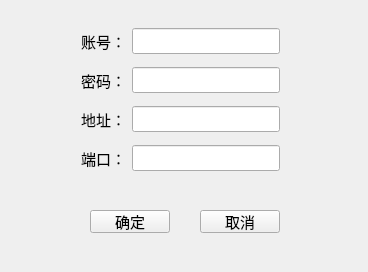
<?xml version="1.0" encoding="UTF-8"?>
<ui version="4.0">
 <class>Widget</class>
 <widget class="QWidget" name="Widget">
  <property name="geometry">
   <rect>
    <x>0</x>
    <y>0</y>
    <width>368</width>
    <height>272</height>
   </rect>
  </property>
  <property name="windowTitle">
   <string>Widget</string>
  </property>
  <widget class="QWidget" name="gridLayoutWidget">
   <property name="geometry">
    <rect>
     <x>70</x>
     <y>10</y>
     <width>221</width>
     <height>181</height>
    </rect>
   </property>
   <layout class="QGridLayout" name="gridLayout">
    <item row="3" column="1">
     <widget class="QLineEdit" name="line_ip">
      <property name="font">
       <font>
        <pointsize>11</pointsize>
       </font>
      </property>
     </widget>
    </item>
    <item row="0" column="0">
     <widget class="QLabel" name="label">
      <property name="font">
       <font>
        <pointsize>11</pointsize>
       </font>
      </property>
      <property name="text">
       <string>账号：</string>
      </property>
     </widget>
    </item>
    <item row="4" column="1">
     <widget class="QLineEdit" name="line_port">
      <property name="font">
       <font>
        <pointsize>11</pointsize>
       </font>
      </property>
      <property name="layoutDirection">
       <enum>Qt::LeftToRight</enum>
      </property>
     </widget>
    </item>
    <item row="0" column="1">
     <widget class="QLineEdit" name="line_user">
      <property name="font">
       <font>
        <pointsize>11</pointsize>
       </font>
      </property>
     </widget>
    </item>
    <item row="1" column="1">
     <widget class="QLineEdit" name="line_paswd">
      <property name="font">
       <font>
        <pointsize>11</pointsize>
       </font>
      </property>
     </widget>
    </item>
    <item row="1" column="0">
     <widget class="QLabel" name="label_2">
      <property name="font">
       <font>
        <pointsize>11</pointsize>
       </font>
      </property>
      <property name="text">
       <string>密码：</string>
      </property>
     </widget>
    </item>
    <item row="3" column="0">
     <widget class="QLabel" name="label_3">
      <property name="font">
       <font>
        <pointsize>11</pointsize>
       </font>
      </property>
      <property name="text">
       <string>地址：</string>
      </property>
     </widget>
    </item>
    <item row="4" column="0">
     <widget class="QLabel" name="label_4">
      <property name="font">
       <font>
        <pointsize>11</pointsize>
       </font>
      </property>
      <property name="text">
       <string>端口：</string>
      </property>
     </widget>
    </item>
   </layout>
  </widget>
  <widget class="QPushButton" name="okBtn">
   <property name="geometry">
    <rect>
     <x>90</x>
     <y>210</y>
     <width>80</width>
     <height>23</height>
    </rect>
   </property>
   <property name="font">
    <font>
     <pointsize>11</pointsize>
    </font>
   </property>
   <property name="text">
    <string>确定</string>
   </property>
  </widget>
  <widget class="QPushButton" name="canclBtn">
   <property name="geometry">
    <rect>
     <x>200</x>
     <y>210</y>
     <width>80</width>
     <height>23</height>
    </rect>
   </property>
   <property name="font">
    <font>
     <pointsize>11</pointsize>
    </font>
   </property>
   <property name="text">
    <string>取消</string>
   </property>
  </widget>
 </widget>
 <layoutdefault spacing="6" margin="11"/>
 <resources/>
 <connections/>
</ui>
